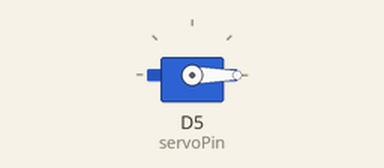
Recording of a sketch running on a simulated ESP8266 (NodeMCU). Shown: servo. WiFi joins after 1.5 s; servers stay silent unless stated; what the sketch prints to the serial monitor is not drawn.

Above: at 0.1 s.
At 2.1 s:
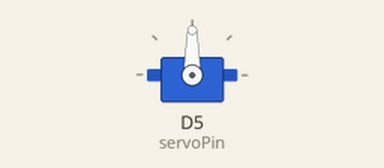
Timing chart, 0 to 3.6 s (numbered marks = the images above):
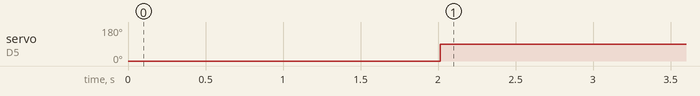

The sketch:

ESP_Servo.ino
```cpp
#include <ESP8266WiFi.h>  // Include the ESP8266 Wi-Fi library
#include <Servo.h>        // Include the Servo library

// Replace with your network credentials
const char* ssid = "SSID_NAME";     // Your Wi-Fi SSID (network name)
const char* password = "SSID_Password"; // Your Wi-Fi password

Servo myServo; // Create a servo object
int servoPin = D5; // GPIO14 (D5 on NodeMCU)

// Servo positions
int connectedAngle = 90;  // Angle when Wi-Fi is connected
int disconnectedAngle = 0; // Angle when Wi-Fi is not connected

void setup() {
  // Start serial communication for debugging
  Serial.begin(115200);
  delay(10);

  // Attach the servo to the specified pin
  myServo.attach(servoPin);
  myServo.write(disconnectedAngle); // Start with the disconnected position

  // Connecting to Wi-Fi
  Serial.println();
  Serial.print("Connecting to WiFi...");

  WiFi.begin(ssid, password);  // Start the Wi-Fi connection

  // Wait for the connection to establish
  while (WiFi.status() != WL_CONNECTED) {
    delay(1000);  // Wait for 1 second
    Serial.print(".");
  }

  // Once connected, print the IP address
  Serial.println("");
  Serial.println("WiFi connected!");
  Serial.print("IP Address: ");
  Serial.println(WiFi.localIP());  // Print the ESP8266's IP address
}

void loop() {
  // Check Wi-Fi connection status
  if (WiFi.status() == WL_CONNECTED) {
    myServo.write(connectedAngle);  // Move servo to the connected position
  } else {
    myServo.write(disconnectedAngle); // Move servo to the disconnected position
  }

  delay(500); // Optional delay for stable operation
}
```

Measured:
- by itself, servo on D5 (servoPin): 0° → 90° at 2.0 s
